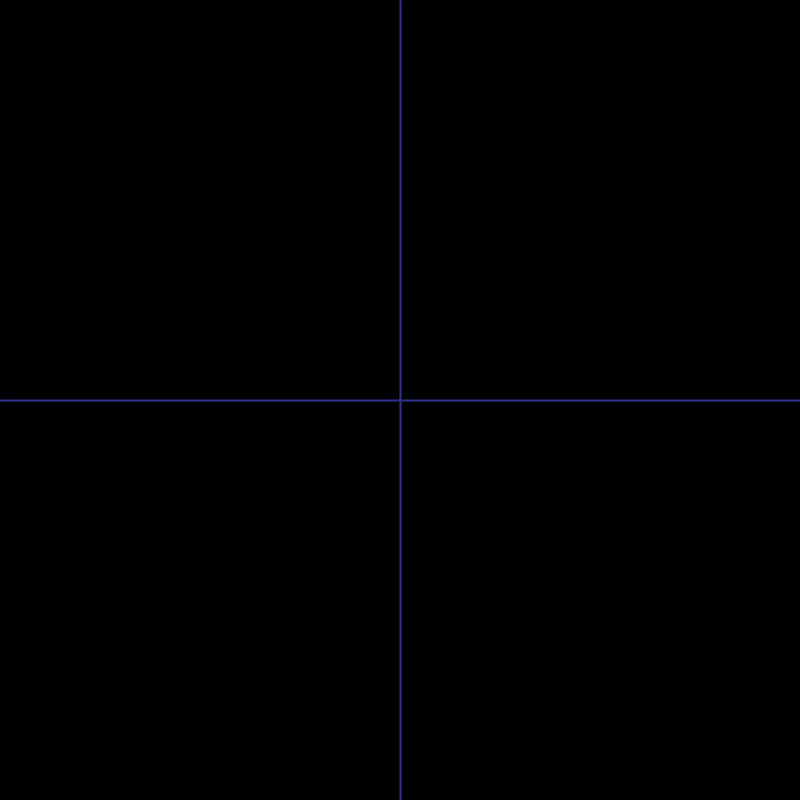
Frame 1 (no input)
Frame 60 (the mouse pressed at the canvas centre just before this capture): identical to frame 1, image omitted
Frame 120 (the mouse held since frame 60 and released just before this capture): identical to frame 1, image omitted

The Processing sketch that drew this single still picture (run headless with seeded random() and noise(); from frame 60 on, the mouse is pressed at the canvas centre):

// Processing sketch: sketch_170426a
// ── sketch_170426a.pde
void setup(){
 size(800,800);
 background(0,0,0);
 ejes();
 x=-width/2;
 y=0;
}
 
float x;
float y;
float graficaX;
float graficay;

void draw(){
  strokeWeight(3);
  stroke(#F50AE6);
  y = 0.01*x*x - x - 200;
  graficaX=x+width/2;
  graficay=height/2-y;
  point(graficaX,graficay);
  if(abs(y)<0.1) solucion(x);
  x=x+1;
}

void ejes(){
 strokeWeight(2);
 stroke(50,50,150);
 line(0,height/2,width,height/2);
 line(width/2,0,width/2,height);

}

void solucion (float x){
     String s;
     s=new String( "x = " + x);
     line(width/2+x,height/2,width/2+x,-height);
     text( s, graficaX, 20);
     
}
